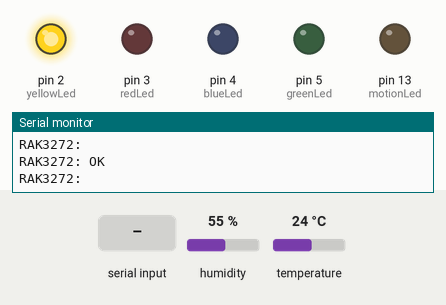
This sketch was run on a simulated Arduino Mega 2560, built with avr-gcc and run on an emulated ATmega2560. On the bench: output pins drawn as LEDs (lit = HIGH), the last lines printed to the serial monitor. The inputs (shaded band) are chosen by the test bench; at power-on: humidity 55 %, temperature 24 °C. The modem accepts every AT command (registered, SIM ready, sends succeed) and sends nothing else.

Above: at 9.2 s.
9.3 s: "+EVT:JOINED\n" received over the second serial link
At 12.15 s:
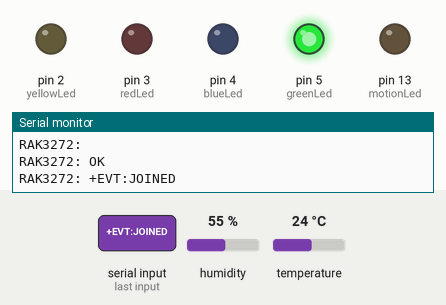
12.3 s: "+EVT:TX_DONE\n" received over the second serial link
At 13.1 s:
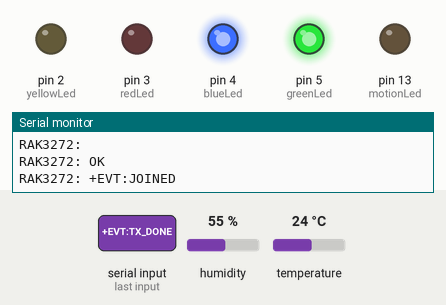
14.8 s: "+EVT:LINKCHECK:0:\n" received over the second serial link
At 17.4 s:
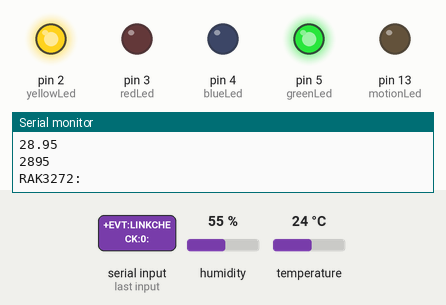
Timing chart, 0 to 19.5 s (numbered marks = the images above; inputs shaded):
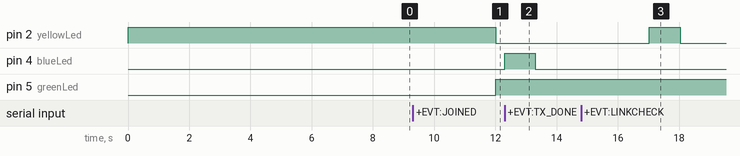

The sketch:

LoRa_COP_Version.ino
```cpp
// --- <Libraries> --------------------------------------------------
#include <Arduino.h>
#include <DHT.h>
#include <OneWire.h>
#include <DallasTemperature.h>

#include <SPI.h>
#include <SD.h>

#include <Wire.h>
#include <DS3231.h>
#include <Adafruit_VEML7700.h>

// --- <[Libraries]> ------------------------------------------------

// --- <Definitions> ------------------------------------------------
// --- LEDS ---------------------
const int yellowLed = 2;
const int redLed = 3;
const int blueLed = 4;
const int greenLed = 5;
// --- DHT11 --------------------
#define DHTPIN 6
#define DHTTYPE DHT11

// --- <[Definitions]> ----------------------------------------------

// --- <Set-up> -----------------------------------------------------
// --- DHT11 --------------------
DHT dht(DHTPIN, DHTTYPE);
// --- AM312 --------------------
// Set GPIOs for LED and PIR Motion Sensor
const int motionLed = LED_BUILTIN;
const int motionSensor = 7;
bool motion = false;
// --- I2C_TEMP -----------------
float current;
int termPin = 0;   // The analog pin to which the thermistor is connected is A0
int termNom = 100000;   // Thermistor reference resistance
int refTemp = 29;   // Temperature for reference resistance
int beta = 3950;   // Beta factor
int resistance = 100000; // value of resistance in series in the circuit
// --- General Times ------------
unsigned long lastTime = 0;
unsigned long interval = 16000;
// --- Join State ---------------
bool joined = false;
// --- <[Set-up]> ---------------------------------------------------

// Checks if motion was detected, sets LED HIGH and starts a timer
void detectsMovement() {
  motion = true;
  digitalWrite(motionLed, HIGH);
}

void setup() {
  // Inicializar el monitor serial a 9600 baudios
  Serial.begin(9600);

  // Esperar hasta que el monitor serial esté listo
  // while (!Serial) {
  //   ; // Esperar
  // }
  Serial1.begin(115200);
  // while (!Serial1) {
  //   delay(2000);
  //   Serial.println("Not Available");
  // }
  Serial.println("Serial Ready");

  dht.begin();

  // --- <Leds> -----------------------------------------------------
  pinMode(yellowLed, OUTPUT);
  pinMode(redLed, OUTPUT);
  pinMode(blueLed, OUTPUT);
  pinMode(greenLed, OUTPUT);

  digitalWrite(yellowLed, HIGH);
  digitalWrite(redLed, LOW);
  digitalWrite(blueLed, LOW);
  digitalWrite(greenLed, LOW);
  // --- <[Leds]> ---------------------------------------------------

  // --- <SENSORS> --------------------------------------------------
  // --- AM312 ------------------
  pinMode(motionSensor, INPUT_PULLUP);
  // Set motionSensor pin as interrupt, assign interrupt function and set RISING mode
  attachInterrupt(digitalPinToInterrupt(motionSensor), detectsMovement, RISING);

  pinMode(motionLed, OUTPUT);
  digitalWrite(motionLed, LOW);

  Wire.begin();
  // --- <[SENSORS]> ------------------------------------------------

  // --- <NOT JOIN> -------------------------------
  Serial1.println("AT+JOIN=0");
  delay(2000);
  // --- <[NOT JOIN]> -----------------------------

  // --- <OTTA PARAMETERS> ------------------------
  // Configurando DEVEUI
  Serial1.println("AT+DEVEUI=2953a317f5f1a0fd");
  delay(1000); // Pequeño delay para esperar respuesta
  // Configurando APPEUI
  Serial1.println("AT+APPEUI=2953a317f5f1a0fd");
  delay(1000);
  // Configurando APPKEY ,m
  Serial1.println("AT+APPKEY=764397e38b99e595aef95cc113debb48");
  delay(1000);

  Serial1.println("AT+BAND=5");
  delay(1000);
  Serial1.println("AT+MASK=0002");
  delay(1000);
  Serial1.println("AT+ADR=1");
  delay(1000);
  // --- <[OTTA PARAMETERS]> ----------------------

  // --- <JOIN> -----------------------------------
  Serial1.println("AT+JOIN=1:0:10:5");
  // --- <[JOIN]> ---------------------------------
}

void loop() {
  // Verificar si hay datos disponibles en el monitor serial (enviados desde la PC)
  if (Serial.available()) {
    String command = Serial.readStringUntil('\n'); // Leer comando AT ingresado en el monitor serial
    Serial1.println(command); // Enviar el comando al módulo (por ejemplo, LoRa o GSM)
    Serial.print("Enviando comando: ");
    Serial.println(command); // Mostrar el comando enviado en el monitor serial
  }

  // Verificar si hay respuesta del módulo
  if (Serial1.available()) {
    String line = Serial1.readStringUntil('\n'); // Leer la respuesta del módulo
    if (line.indexOf("+EVT:JOINED") >= 0 || line.indexOf("+EVT:LINKCHECK:0:") >= 0) {
      joined = true;
      digitalWrite(greenLed, HIGH);
    } else if (line.indexOf("+EVT:SEND_CONFIRMED_OK") >= 0 || line.indexOf("+EVT:TX_DONE") >= 0) {
      digitalWrite(blueLed, HIGH);
      delay(1000);
      digitalWrite(blueLed, LOW);
    } else if (line.indexOf("+EVT:SEND_CONFIRMED_FAILED(4)") >= 0 || line.indexOf("+EVT:JOIN_FAILED_RX_TIMEOUT") >= 0) {
      digitalWrite(redLed, HIGH);
      delay(500);
      digitalWrite(redLed, LOW);
    } else if (line.indexOf("OK") >= 0) {
      digitalWrite(yellowLed, HIGH);
      delay(500);
      digitalWrite(yellowLed, LOW);
    }
    if (line.indexOf("+EVT:LINKCHECK:1:0:0:0:0") >= 0) {
      digitalWrite(greenLed, LOW);
    }

    Serial.print("RAK3272: ");
    Serial.println(line);
  }

  // IF CONNECTED
  // AND IF FULLFILL THE INTERVAL
  // --- <SEND MESSAGE> ---------------------------------------------
  if (joined && millis() - lastTime > interval) {
    // --- <DHT11> ------------------------------
    float h = dht.readHumidity();
    float t = dht.readTemperature();
    unsigned int humHex = h * 100;
    unsigned int tempHex = t * 100;
    // --- <[DHT11]> ----------------------------

    // --- VEML7700 -----------------------------
    // float lux = veml.readLux();
    // unsigned int luxHex = lux * 100;
    // --- <[VEML7700]> -------------------------

    // ---
    current = analogRead(termPin);
    current = 1023 / current - 1;
    current = resistance / current;

    float temperature = current / termNom;  // (R/Ro)
    temperature = log(temperature);         // ln(R/Ro)
    temperature /= beta;                    // 1/B * ln(R/Ro)
    temperature += 1.0 / (refTemp + 273.15); // + (1/To)
    temperature = 1.0 / temperature;        // The inverted value
    temperature -= 273.15;                  // Convert from Kelvin to Celsius

    unsigned int tempRealHex = (unsigned int)(temperature * 100);  // Multiplicar por 100 para enviar un valor entero
    // ---

    // --- AM312 --------------------------------
    unsigned int motionHex = motion ? 1 : 0;
    // --- <[AM312]> ----------------------------
    // --- RTC ----------------------------------
    // DateTime now = myRTC.now();
    //String formatNow = String(now.year()+"/"+now.month()+"/"+now.day());                       // converting a constant char into a String
    // --- <SOLVE A BUG> ------------------------
    Serial1.println("AT+MASK=0002");
    delay(1000);
    // --- <[SOLVE A BUG]> ----------------------

    Serial.println(h);
    Serial.println(t);
    Serial.println(motion);
    Serial.println(temperature);
    Serial.println(tempRealHex);

    // --- <PAYLOAD> ----------------------------
    char payload[17];
    sprintf(payload, "%04X%04X%02X%04X", tempHex, humHex, motionHex, tempRealHex);
    // --- <[PAYLOAD]> --------------------------

    // --- <SEND PAYLOAD> -----------------------
    String command = "AT+SEND=1:" + String(payload);
    Serial1.println(command);
    // --- <[SEND PAYLOAD]> ---------------------

    // --- <AFTER SEND> -------------------------
    // --- AM312 ------------
    digitalWrite(motionLed, LOW);
    motion = false;

    // --- INTERVAL ---------
    lastTime = millis();
    // --- <[AFTER SEND]> -----------------------
  }
  // --- <[SEND MESSAGE]> -------------------------------------------

  // --- <SEND MESSAGE FROM CONSOLE> --------------
  while (Serial.available()) {
    String command = Serial.readStringUntil('\n');
    Serial1.println(command);
  }
  // --- <[SEND MESSAGE FROM CONSOLE]> ------------
}
```

Measured:
- after the input at 9.3 s, pin 5 (greenLed): LOW → HIGH after 2.7 s
- after the input at 12.3 s, pin 4 (blueLed): LOW → HIGH at once, → LOW 1.0 s later
